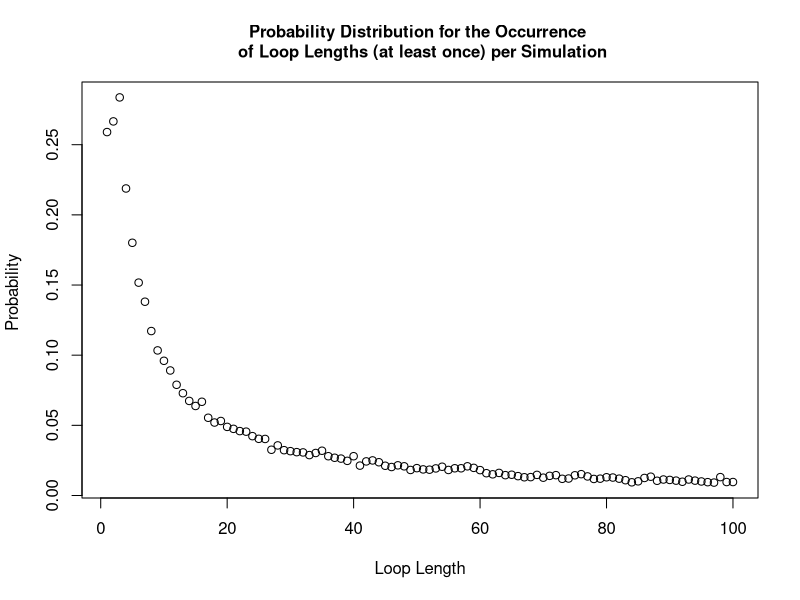

Source code (R):
#### Team Members:
# Fatima Kasenally (S2443602); Wenqi Ni (s1792412); Cameron Allan (S1748084)

#### address of github repo:
#https://github.com/niwq15/SP-Group-7-A2


#### Contributions

# Functions we each made versions of:
# Cameron - Strategy1, Strategy2, Strategy3, Pone, Pall, dloop
# Wenqi - Strategy1, Strategy2, Strategy3, Pone, Pall, dloop 
# Fatima - Strategy2, Pone, Pall, dloop 

# Further Details: 

# each of us should add more here. we can say what we have done, involving different versions of functions above


# Cameron wrote the used strategy 3 function and added an if statement to speed
# up the Pall function. Some attempts were made to use arrays to write more
# efficient strategy functions but these were slower. Other versions of Pone and
# Pall were also made but the final versions used were faster. The dloop
# function written was not used as other members' dloops were better.


# Wenqi created the final versions of the functions Strategy 1, Strategy 2, Pone, 
# and the probability of no loop longer than 50 in a random reshuffling of cards to boxes


# Other Tasks: (correct your own)
# Cameron - the readme file in the repository
# Wenqi - Q3 - Q6 stuff 
# Fatima created an alternative version of strategy 2 and pone. She created the final version of pall and dloop. 
# She also provided the sample solutions for various n and strategy combinations, and wrote comments to explain the results,
# generated the probability ditribution plot and returned the total probability of success for strategy 1


#### Overview 
# This file holds the self-contained code to use stochastic simulation to study a generalised version of the famous '100 Prisoners Problem' 
# The problem is defined as follows: 
# Consider a prison containing 2n prisoners, each with a unique identification number ranging from 1 to 2n. 
# The prison has a room with 2n boxes, each uniquely numbered from 1 to 2n and each containing a single card. 
# These cards are each labelled with a unique number between 1 and 2n. 
# Each prisoner is allowed to open n boxes to find the card with their number.
# If all 2n prisoners successfully find their cards then they all go free. 
# After their turn,the prisoners are not allowed to communicate any new information from the boxes 
# to prisoners who have yet to take their turn.
# The room is returned to its original state after each prisoner’s go. 

# Firstly, we will show 3 strategies for the prisoners, then create a 'Pone' function to estimate 
# the probability of a single prisoner successfully finding their number, then use a 'Pall' function to 
# calculate the probability of all the prisoners finding their numbers. 
# Based on the results of the individual and joint success probabilities using different strategies, 
# we will give some comments about which strategy has the highest success probabilities for 
# both individuals and the collective. 

## Each function expressing the different strategies for opening boxes to find cards will require the same 
## input parameters : n,k,cards_num. Where n parameterises the 2n number of boxes, prisoner and cards in our problem.
## k is the prisoner's number and cards_num represents the random orders of cards placed in boxes.
## Uniform input parameters allows the implemented strategy to be a variable in each simulation as each strategy 
## function is interchangeable. This is required by functions 'Pone' and 'Pall'.


## Strategy 1:

## The Strategy1 function has inputs, n, k, and 'cards_num' (the card numbers indexed by the box numbers). 
## Each prisoner with their number 'k' starts at the k-th box which contains card b. If k is not equal to b, then the prisoner 
## goes to box b and opens it. The process will be repeated until they have either found the card k or opened n boxes without finding it
## The Strategy1 function will return 'TRUE' if the prisoner k will find their number within the n tries, otherwise it will return 'FALSE'.
Strategy1 <- function(n,k,cards_num) {
  #create an empty vector to store card numbers as they are read
  cards_picked <- rep(0, n) # the prisoner can read at most n cards
  cards_picked[1] <- cards_num[k] # start at the box with his number (k) on it 
  #for each of the remaining steps, first check if he has found his card number
  #if so, he will stop; if not, he will continue to read cards
  for (b in 2:n) {
    if (cards_picked[b-1] == k) {#if the prisoner k has found his number
      return(TRUE) #yes the prisoner has successfully found his card
      break # stop here and the prisoner will not open other boxes
    } else {#otherwise prisoner will open another box with the number of the last card
      cards_picked[b] <- cards_num[cards_picked[b-1]]
    }
  }
  #check whether he finds his number in the final step
  if (cards_picked[n] != k) { #if the final number is not his number
    return(FALSE) #prisoner has failed to find his card
  } else {#if the final number is equal to his number
    return(TRUE) #prisoner has successfully found his card
  }
}



## Strategy 2:

## The Strategy2 function has inputs, n, k, and cards_num.
## This strategy follows an identical procedure to strategy 1, except that the starting box is randomly selected
## The prisoner uses the card number in each box to pick his next box to open.
## The prisoner can open at most n boxes in order to find the card with their number on it.
## The Strategy2 function will return 'TRUE' if the prisoner k will find their number within the n tries, otherwise 'FALSE'.
Strategy2 <- function(n,k,cards_num) {
  #create an empty vector to store card numbers that have been read
  cards_picked <- rep(0, n) # the prisoner can read at most n cards
  cards_picked[1] <- sample(cards_num,1)# start at a randomly selected box 
  #for each of the remaining steps, firstly check whether he has found him number card
  #if so, he will stop; if not, he will continue to read cards
  for (b in 2:n) {
    if (cards_picked[b-1] == k) {#if the prisoner k has found his number
      return(TRUE)
      break #stop here and the prisoner will not open other boxes
    } else {#otherwise prisoner will open the box with number k
      cards_picked[b] <- cards_num[cards_picked[b-1]]
    }
  }
  #check whether he finds his number in the final step
  if (cards_picked[n] != k) { #if the final number is not his number
    return(FALSE)
  } else {#if the final number is equal to his number
    return(TRUE)
  }
} #The function returns TRUE/FALSE expressing that the prisoner has FOUND/FAILED TO FIND his card 

## In Strategy 1 and Strategy 2, we use the idea that once prisoners find their numbers, they will stop
## We use 'break' to save on running time
## In Strategy 3, we show another idea of selecting n card numbers and then checking whether k is inside

## Strategy 3:
## In this strategy the prisoner opens n boxes at random, without replacement
## The prisoner will open n different boxes. The function outputs a TRUE/FALSE
## for use in the Pone and Pall functions in future.

## Prisoner 'k' uses Strategy 3 to find their number amongst '2n' boxes 'cards_num'
Strategy3 <- function(n,k,cards_num){ 
  cards_picked <- sample(cards_num,n,replace=FALSE) # Randomly select n boxes from cards_num to open
  any(k == cards_picked) # check whether the prisoner's number appears in the selected card_num
} # End function



## 'Pone' is a function which estimates the probability of a prisoner, k, successfully finding their card number (k)
## within the n tries amongst 2n boxes (cards_num) in nreps simulated trials, using any one of the available strategies encoded above

Pone <- function(n,k,strategy,nreps) {
  # create an empty vector to store the outcome of each simulation as 1/0 = Success/ Failure to find his card
  success <- rep(0, nreps)
  for (i in 1:nreps) {
    # simulate the random order of card numbers
    cards_num <- sample(1:(2*n), 2*n, replace=FALSE)
    success[i] <- strategy(n,k,cards_num)
  }
  # return the frequentist probability of success as: 
  # total number of simulated successes / total number of simulations
  return(sum(success)/nreps)
}



## 'Pall' is a function to find the probability of all the 2n prisoners finding their cards in a single simulation
## and all being able to escape. All prisoners must use the same strategy. The probability is calculated by finding
## the total number of all prisoner successes and dividing by the number of simulations run (nreps).
## The Function then returns this probability vector as the output.


Pall <- function(n,strategy,nreps) {
  #create a vector to record the result of each simulation with default values of 1s
  num_success <- rep(1,nreps)
  for (i in 1:nreps) {#for each simulation
    #generate a random order of card numbers
    cards_num <- sample(1:(2*n), 2*n, replace=FALSE)
    #use the strategies to calculate whether each prisoner can find their correct number within n times
    for (k in 1:(2*n)) {
      result <- strategy(n,k,cards_num) # save the result of strategy for the k-th prisoner
      num_success[i] <- num_success[i] * result # if result is 1 keep 1 in the vector. If 0 change to 0.
      if (result == 0){ # stop if any prisoner does not escape, this cuts down simulation run-time
        break
      }
    }
  }
  # return the frequentist probability as: total number of simulated successes / total number of simulated trials
  return(sum(num_success)/nreps)
}

### Sample Results ###

### individual prisoner probabilities: 
### Pone takes args: n,k,strategy,nreps

Pone(5,5,Strategy1,10000)
Pone(50,50,Strategy1,10000)
# one prisoner & strategy 1: prob success ~ 50%  (for all n)

Pone(5,5,Strategy2,10000)
Pone(50,50,Strategy2,10000)
# one prisoner & strategy 2: prob success ~40%  (n=5) ~37%  (n>50)

Pone(5,5,Strategy3,10000)
Pone(50,50,Strategy3,10000)
# one prisoner & strategy 3: prob success ~50%  (for all n)

### joint probabilities for all prisoners as a collective:  
### Pall takes args: n,strategy,nreps


Pall(5,Strategy1,10000)
Pall(50,Strategy1,10000)
#10 prisoners & strategy 1: prob success ~35% (n=5)
#100 prisoners & strategy 1: prob success ~31% (n=50)

Pall(5,Strategy2,10000)
Pall(50,Strategy2,10000)
#10 prisoners & strategy 2: prob success ~0.01%  (n=5)
#100 prisoners & strategy 2: prob success ~0% (smaller than precision)  (n=50)

Pall(5,Strategy3,10000)
Pall(50,Strategy3,10000)
#10 prisoners & strategy 3: prob success ~0.1%  (n=5)
#100 prisoners & strategy 3: prob success ~0% (smaller than precision) (n=50)


## Remarks

## Strategy 1 and Strategy 3 have similar individual success probabilities of 50%. 
## Strategy 1 has much higher joint success probability of above 30%, while Strategy 3 only has 0%.
## It demonstrates that there is something intelligent in Strategy 1's design.
## Strategy 2 has a lower marginal probability for success than the others, and a joint probability close to 0. 

## More explanations
## For Strategy 1, consider the distribution of maximum loop lengths amongst the boxes and cards. The cycle of box and card numbers 
## must eventually return the prisoner to open a box with his card number inside if he is allowed to open as many boxes as he wants, 
## as the numbers used are part of a finite sequence. Thus, the high joint success probability can be calculated as the cumulative 
## probability of the maximum loop length being less than n, which we have determined to be approximately 31%

## For Strategy 2, the marginal probability is lower than 50% because the conditions for the prisoner's success are 1.the prisoner 
## select the correct loop with his card in it at random; 2.the loop he picks must also be shorter than n. 
## Our results show that the probability is about 37-40% (varies with n). The joint probability tends to 0 for the similar reason as strategy 3.

## For Strategy 3, the probability of finding their card every time they open a box is 1/2n and if he opens n boxes at random the 
## probability of finding his card is n/2n (=50%). For 2n prisoners all finding their cards in a simulation we multiply the independent 
## marginal probabilities to produce a joint probability of (0.5)^(2n), which tends to 0 as n increases. 



## dloop is a function which returns the probability distribution for the loop lengths occurring in a simulation 
## It takes the parameters n (to create 2n boxes) and nreps (to analyse the results of nreps simulations).
## The dloop function will return a 2n-vector, 'prob_vec_y', and prob_vec_y[i] shows the probability of loop length of i 
## occurring at least once in a random shuffling of cards to boxes.


## 'dloop' is a function which returns the probability distribution vector for each loop length occuring in a simulation.
## It takes the parameters n (making 2n boxes) and nreps (to make nreps simulations). In each simulation all the boxes 
## are opened and the lengths of all loops are counted. All the loop lengths are then tabulated and divided by nreps. 
## This creates a probability vector (prob_vec_y = probability of each loop length occurring at least once),
## this is the output of the function. 
dloop <- function(n, nreps) {
  each_loop_lengths <- c() #list to store the loop lengths generated by all simulations
  
  for (i in 1:nreps){ 
    #simulate a new set of boxes for each simulation
    cards_num <- sample(1 : (2*n), 2*n , replace=FALSE) 
    #store a list of closed boxes in each simulation
    unopened_boxes <- 1:(2*n)
    
    #store the unique loop lengths generated from each simulation 
    new_loop_lengths <- c()
    
    #scan for loops, (while more than 2 boxes are still closed, indexing breaks down for smaller loops)
    while (length(unopened_boxes) > 2 ){
      #pick the smallest number unopened box and store the value of the card inside 
      cards_picked <- cards_num[unopened_boxes[1]]
      
      #pick your next box according to your last card and scan each closed loop
      for (b in 2:length(unopened_boxes)){ #max loop length is the number of closed boxes
        #store the number of the latest card
        cards_picked <- c(cards_picked, cards_num[cards_picked[b-1]])
      }#end for 
      
      
      #scanning the last 2 boxes
      if (length(unopened_boxes) == 2 && cards_num[unopened_boxes[1]] == unopened_boxes[2]) {
        #we have found a 2 item long loop 
        new_loop_lengths <- c(new_loop_lengths, 2) 
      } else if ((length(unopened_boxes) == 2) && (cards_num[unopened_boxes[1]] == unopened_boxes[1])) {
        #we have found one or more loops with length 1
        new_loop_lengths <- c(new_loop_lengths, 1) 
      }
      
      #add your new loop length to your list 
      new_loop_lengths <- c(new_loop_lengths, length(unique(cards_picked))) 
      
      #remove the boxes opened 
      unopened_boxes <- setdiff(unopened_boxes,unique(cards_picked))
    } #end while 
    
    #store the uniquely occuring loop lengths from each simulation in a global simulation list 
    each_loop_lengths <- c(each_loop_lengths, unique(new_loop_lengths))
    
    
  } #end for 
  prob_vec_y <- tabulate(each_loop_lengths)/nreps #probability vector for the occurrence of each type of loop length 
  #function outputs the probability distribution 
  return(prob_vec_y)
  
}#end function




#testing the distribution for n=50
n = 50 
#variable storing our probability distribution using function dloop
prob_vec <- dloop(n, 10000)

##plotting the probability distribution
#create an x axis 
x_axis <- 1:length(prob_vec)
plot(x_axis, prob_vec, xlab = "Loop Length", ylab = "Probability ", main = "Probability Distribution for the Occurrence \n of Loop Lengths (at least once) per Simulation", cex.main = 1)

#output the probability distribution vector: 
cat("your probability vector for producing at least one loop of length i: \n", prob_vec, "\n")

## Note that 'no loop length longer than 50' indicates that the max loop length is 50. 
## P(no loop longer than 50) = 1 - P(there exist loop lengths larger than 50)
## Since the total loop lengths must sum to 2n, the loops of length greater than n can only occur once.
## It implies that P(loop length >n occurs at least once ) = P(loop length >n occurs exactly once ).
## Thus, P(there exist loop lengths larger than 50) is equal to the sum of P(there exists loop length i) where i ranges from 51 to 100. 

cat( "Probability of Strategy 1 succeeding: \n", 1 - sum(prob_vec[(n+1):(2*n)]), "\n this is also the probability of the maximum loop length being no more than n")
